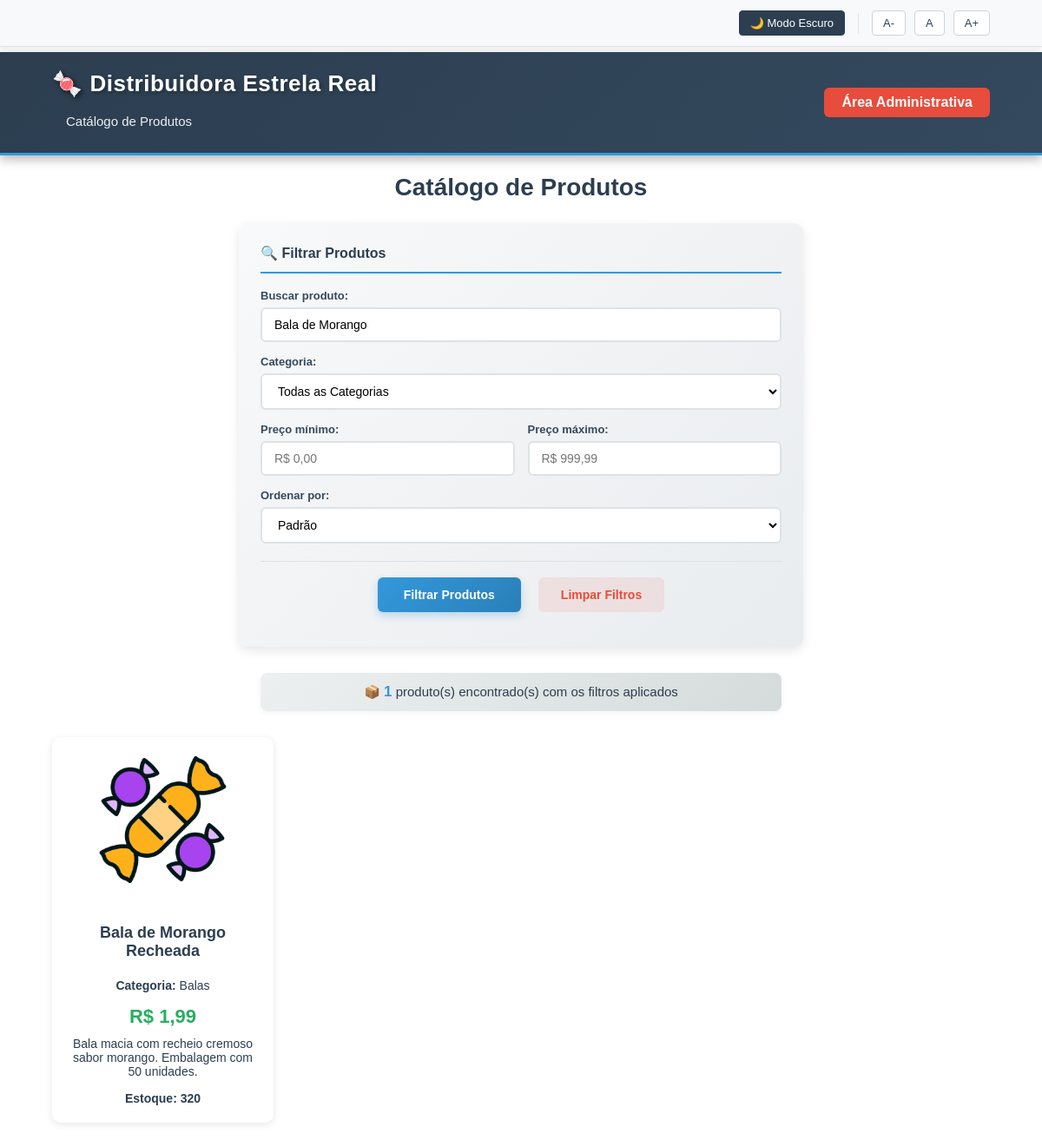
The app's page /catalogo.php?busca=Bala de Morango, older data.
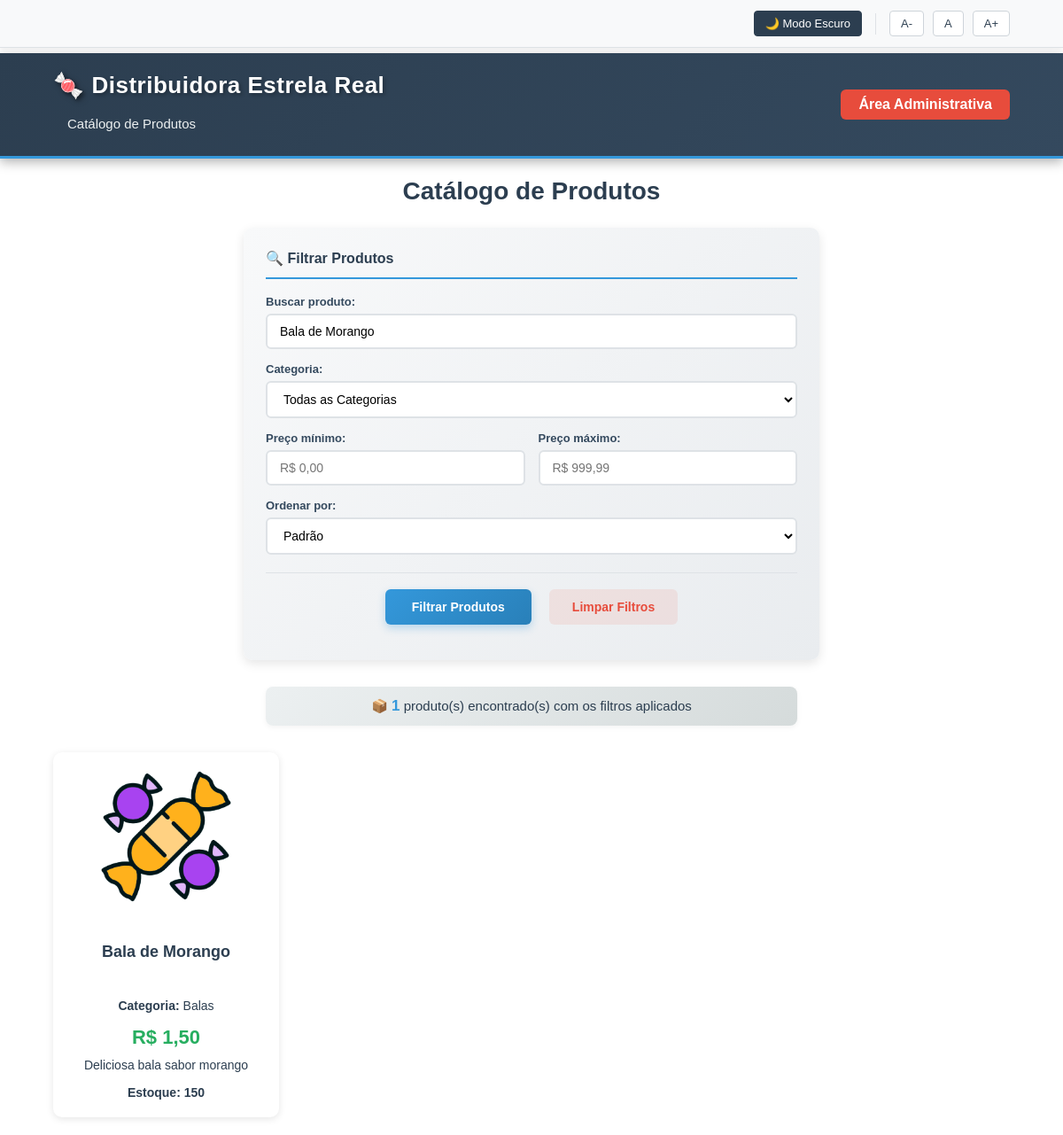
The same page, newer data.
### tables this page shows
CREATE TABLE doces (
    id INT AUTO_INCREMENT PRIMARY KEY,
    nome VARCHAR(255) NOT NULL,
    preco DECIMAL(10, 2) NOT NULL,
    descricao TEXT,
    categoria_id INT,
    imagem VARCHAR(255),
    estoque INT NOT NULL,
    estoque_minimo INT NOT NULL DEFAULT 10,
    FOREIGN KEY (categoria_id) REFERENCES categorias(id)
);

CREATE TABLE categorias (
    id INT AUTO_INCREMENT PRIMARY KEY,
    nome VARCHAR(255) NOT NULL,
    ativo TINYINT(1) NOT NULL DEFAULT 1
);

### public/catalogo.php (the view, shortened to what this page needs)
<?php
include __DIR__ . '/../src/conexao.php';
$condicoes = ["d.estoque > 0"];
$params = [];
$types = "";
if (!empty($_GET['busca'])) {
    $condicoes[] = "d.nome LIKE ?";
    $params[] = "%" . $_GET['busca'] . "%";
    $types .= "s";
}
$condicaoFinal = implode(' AND ', $condicoes);
$ordem = "d.nome ASC";
$sql = "SELECT d.id, d.nome, c.nome AS categoria, d.preco, d.descricao, d.imagem, d.estoque
        FROM doces d
        LEFT JOIN categorias c ON d.categoria_id = c.id
        WHERE $condicaoFinal
        ORDER BY $ordem";
$stmt = $conn->prepare($sql);
if (!empty($params)) {
    $stmt->bind_param($types, ...$params);
}
$stmt->execute();
$resultado = $stmt->get_result();
include __DIR__ . '/../src/cabecalho_publico.php';
?>
<div class="conteudo">
    <h1>Catálogo de Produtos</h1>
    <form method="GET" action="catalogo.php" class="catalogo-filter-form">
        <div class="form-row">
            <label for="busca">Buscar produto:</label>
            <input type="text"
                   name="busca"
                   id="busca"
                   placeholder="Digite o nome do produto..."
                   value="<?php echo isset($_GET['busca']) ? htmlspecialchars($_GET['busca']) : ''; ?>">
        </div>
        <div class="form-row">
            <label for="categoria">Categoria:</label>
            <select name="categoria" id="categoria">
                <option value="">Todas as Categorias</option>
            </select>
        </div>
        <div class="form-row linha-horizontal">
            <div>
                <label for="preco_min">Preço mínimo:</label>
                <input type="number"
                       name="preco_min"
                       id="preco_min"
                       step="0.01"
                       placeholder="R$ 0,00"
                       value="<?php echo isset($_GET['preco_min']) ? htmlspecialchars($_GET['preco_min']) : ''; ?>">
            </div>
            <div>
                <label for="preco_max">Preço máximo:</label>
                <input type="number"
                       name="preco_max"
                       id="preco_max"
                       step="0.01"
                       placeholder="R$ 999,99"
                       value="<?php echo isset($_GET['preco_max']) ? htmlspecialchars($_GET['preco_max']) : ''; ?>">
            </div>
        </div>
        <div class="form-row">
            <label for="ordenar">Ordenar por:</label>
            <select name="ordenar" id="ordenar">
                <option value="">Padrão</option>
            </select>
        </div>
        <div class="form-row form-buttons-row">
            <input type="submit" value="Filtrar Produtos">
            <a href="catalogo.php">Limpar Filtros</a>
        </div>
    </form>
    <?php
    $total_produtos = mysqli_num_rows($resultado);
    $tem_filtros = !empty($_GET['busca']) || !empty($_GET['categoria']) || !empty($_GET['preco_min']) || !empty($_GET['preco_max']) || !empty($_GET['ordenar']);
    ?>
    <div class="contador-resultados">
        <?php if ($tem_filtros): ?>
            <p>📦 <strong><?php echo $total_produtos; ?></strong> produto(s) encontrado(s) com os filtros aplicados</p>
        <?php else: ?>
            <p>📦 Exibindo <strong><?php echo $total_produtos; ?></strong> produto(s) disponíveis</p>
        <?php endif; ?>
    </div>
    <div class="produtos">
    <?php if (mysqli_num_rows($resultado) > 0): ?>
        <?php while($produto = mysqli_fetch_assoc($resultado)): ?>
            <div class="produto">
                <?php
                    $caminho_imagem = "assets/imagens/categorias/default.png";
                    if (!empty($produto['imagem'])) {
                        $img_web = "assets/imagens/" . htmlspecialchars($produto['imagem']);
                        if (file_exists(__DIR__ . "/assets/imagens/" . $produto['imagem'])) {
                            $caminho_imagem = $img_web;
                        }
                    } elseif (!empty($produto['categoria'])) {
                        $categoria_slug = strtolower(trim($produto['categoria']));
                        $categoria_slug = str_replace(
                            ['á','à','â','ã','é','è','ê','í','ì','î','ó','ò','ô','õ','ú','ù','û','ç',' '],
                            ['a','a','a','a','e','e','e','i','i','i','o','o','o','o','u','u','u','c','_'],
                            $categoria_slug
                        );
                        $img_cat_web = "assets/imagens/categorias/{$categoria_slug}.png";
                        if (file_exists(__DIR__ . "/assets/imagens/categorias/{$categoria_slug}.png")) {
                            $caminho_imagem = $img_cat_web;
                        }
                    }
                ?>
                <img src="<?php echo $caminho_imagem; ?>" alt="Imagem do Produto">
                <h2><?php echo htmlspecialchars($produto['nome']); ?></h2>
                <p><strong>Categoria:</strong> <?php echo htmlspecialchars($produto['categoria'] ?? 'Sem categoria'); ?></p>
                <p class="preco">R$ <?php echo number_format($produto['preco'], 2, ',', '.'); ?></p>
                 <p><?php echo nl2br(htmlspecialchars(substr($produto['descricao'], 0, 100)) . (strlen($produto['descricao']) > 100 ? '...' : '')); ?></p>
                 <p class="estoque-catalogo"><strong>Estoque:</strong> <?php echo htmlspecialchars($produto['estoque']); ?></p>
                 </div>
        <?php endwhile; ?>
    <?php else: ?>
        <p>Nenhum produto encontrado com os filtros aplicados.</p>
    <?php endif; ?>
    </div>
</div>
<?php include __DIR__ . '/../src/rodape.php'; ?>

### src/cabecalho_publico.php (shortened to what this page needs)
<!DOCTYPE html>
<html lang="pt-BR">
<head>
    <link rel="stylesheet" href="assets/css/estilo.css">
    <link rel="stylesheet" href="assets/css/acessibilidade.css">
    <link rel="stylesheet" href="assets/css/publico.css">
</head>
<body>
<div class="barra-acessibilidade">
    <div class="barra-acessibilidade-conteudo">
        <button id="btn-dark-mode" class="btn-acessibilidade" aria-label="Ativar modo escuro">
            🌙 Modo Escuro
        </button>
        <button id="btn-diminuir-fonte" class="btn-acessibilidade" aria-label="Diminuir tamanho da fonte">
            A-
        </button>
        <button id="btn-resetar-fonte" class="btn-acessibilidade" aria-label="Resetar tamanho da fonte">
            A
        </button>
        <button id="btn-aumentar-fonte" class="btn-acessibilidade" aria-label="Aumentar tamanho da fonte">
            A+
        </button>
    </div>
</div>
<div class="topo">
    <div class="topo-conteudo">
        <div class="topo-esquerda">
            <span class="titulo">Distribuidora Estrela Real</span>
            <div class="menu">
                <a href="catalogo.php">Catálogo de Produtos</a>
            </div>
        </div>
        <div class="usuario">
            <a class="btn-login-publico" href="index.php">Área Administrativa</a>
        </div>
    </div>
</div>

### src/rodape.php (shortened to what this page needs)
</body>
</html>

### public/assets/css/estilo.css (style rules this page uses)
body { font-family: Arial, sans-serif; background-color: #ffffff; color: #2c3e50; margin: 0; padding-top: 180px; }
h1, h2 { color: #2c3e50; margin-left: 0; text-align: center; font-weight: 700; margin-bottom: 25px; }
h1 { font-size: 28px; margin-top: 20px; }
h2 { font-size: 22px; }
a { color: #2c3e50; text-decoration: none; font-weight: bold; }
input[type="text"], input[type="number"], input[type="email"], input[type="password"], input[type="file"], textarea, select { width: 100%; padding: 10px 14px; border: 2px solid #dee2e6; border-radius: 6px; box-sizing: border-box; margin-top: 0; margin-bottom: 0; font-size: 14px; transition: all 0.3s ease; background-color: #ffffff; }
label { display: block; margin-bottom: 6px; font-weight: 600; color: #34495e; font-size: 13px; }
input[type="submit"], button[type="submit"] { background: linear-gradient(135deg, #3498db 0%, #2980b9 100%); color: white; border: none; padding: 11px 28px; cursor: pointer; border-radius: 6px; font-weight: 600; margin-right: 10px; font-size: 14px; box-shadow: 0 4px 10px rgba(52,152,219,0.3); transition: all 0.3s ease; }
.topo { position: fixed; top: 60px; left: 0; right: 0; background: linear-gradient(135deg, #2c3e50 0%, #34495e 100%); color: white; padding: 20px 0; z-index: 1000; box-shadow: 0px 4px 12px rgba(0,0,0,0.3); border-bottom: 3px solid #3498db; }
.topo-conteudo { width: 100%; max-width: 100%; margin: 0 auto; padding: 0 5%; box-sizing: border-box; display: flex; justify-content: space-between; align-items: center; }
.topo-esquerda { display: flex; flex-direction: column; }
.topo .titulo { font-size: 26px; font-weight: 700; margin-bottom: 10px; letter-spacing: 0.5px; text-shadow: 2px 2px 4px rgba(0,0,0,0.3); display: flex; align-items: center; gap: 10px; }
.topo .titulo::before { content: '🍬'; font-size: 28px; filter: drop-shadow(2px 2px 3px rgba(0,0,0,0.4)); }
.menu { display: flex; flex-wrap: wrap; gap: 20px; }
.menu a { color: #ecf0f1; text-decoration: none; font-weight: 500; font-size: 15px; padding: 8px 16px; border-radius: 6px; transition: all 0.3s ease; position: relative; }
.menu a::after { content: ''; position: absolute; bottom: 2px; left: 50%; transform: translateX(-50%) scaleX(0); width: 80%; height: 2px; background-color: #3498db; transition: transform 0.3s ease; }
.usuario { display: flex; flex-direction: row; align-items: center; gap: 15px; min-width: 180px; white-space: nowrap; }
.conteudo { width: 100%; max-width: 100%; margin: 20px auto; padding: 0 5%; box-sizing: border-box; }
form { margin-bottom: 20px; background: linear-gradient(135deg, #f8f9fa 0%, #e9ecef 100%); padding: 25px; border-radius: 10px; box-shadow: 0 4px 12px rgba(0,0,0,0.1); max-width: 600px; margin: 0 auto 20px auto; border: none; }
form .form-row { margin-bottom: 15px; }
form .form-buttons-row { margin-top: 20px; padding-top: 18px; border-top: 1px solid #dee2e6; text-align: center; }
h2 { text-align: center; margin: 30px 0 20px 0; }
.produtos { display: grid; grid-template-columns: repeat(auto-fill, minmax(250px, 1fr)); gap: 20px; padding: 0 5%; }
.produto { background-color: #ffffff; border-radius: 10px; padding: 20px; box-shadow: 0px 2px 8px rgba(0,0,0,0.1); text-align: center; display: flex; flex-direction: column; justify-content: space-between; }
.produto img { width: 100%; height: 150px; object-fit: cover; border-radius: 6px; margin-bottom: 15px; }
.produto h2 { font-size: 18px; margin-bottom: 10px; min-height: 48px; }
.produto p { margin: 5px 0; font-size: 14px; }
.produto .preco { font-size: 22px; font-weight: bold; color: #27ae60; margin-top: 10px; }
.produtos { display: grid; grid-template-columns: repeat(auto-fill, minmax(250px, 1fr)); gap: 20px; padding: 0; margin-bottom: 20px; }
.produto .estoque-catalogo { font-size: 14px; color: #2c3e50; margin-top: 10px; margin-bottom: 0; font-weight: bold; }

Row changes from the older to the newer data that the page shows:
changed doces "Balas": nome "Bala de Morango Recheada" → "Bala de Morango"; preco "1,99" → "1,50"; descricao "Bala macia com recheio cremoso sabor morango. Embalagem com 50 unidades." → "Deliciosa bala sabor morango"; estoque "320" → "150"
